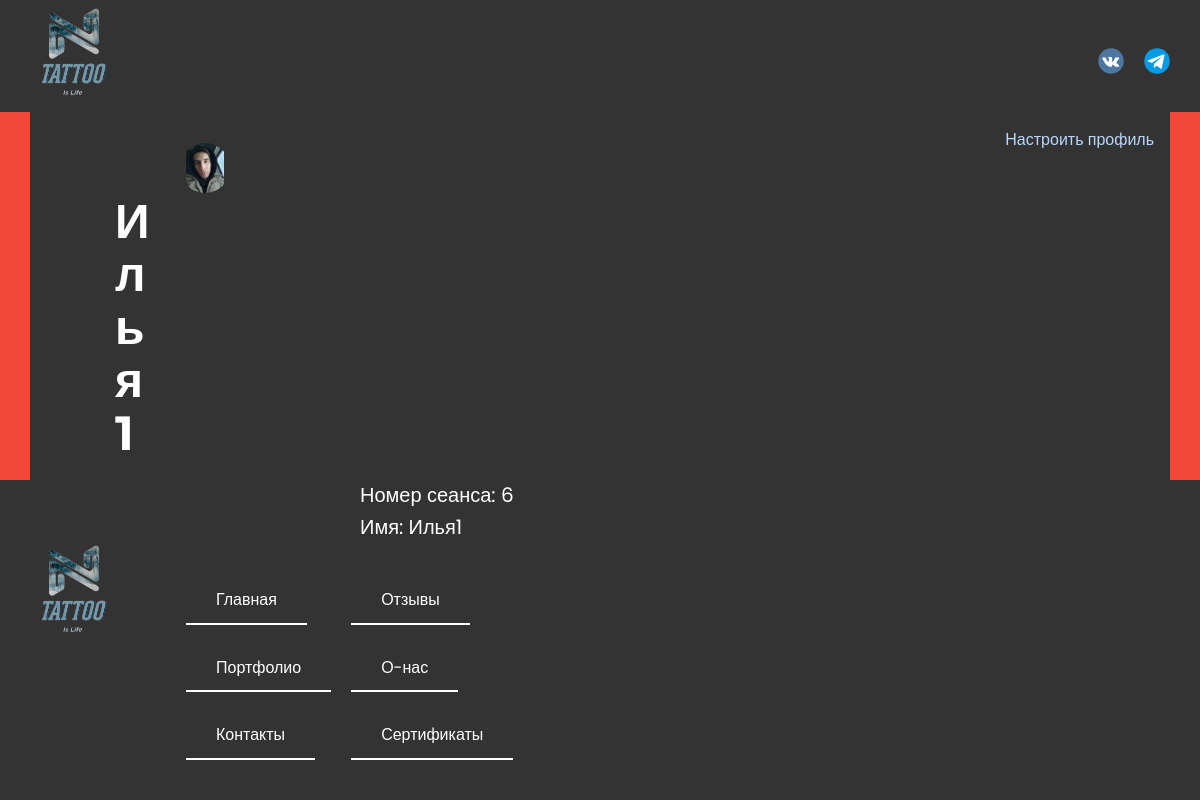
Screenshot of /Site1/page/Office.php (signed in) with the database file from the repository.
### tables this page shows
CREATE TABLE `users` (
  `id` int(11) NOT NULL,
  `img_user` varchar(255) NOT NULL DEFAULT '../images/profile/default.jpg',
  `username` varchar(255) NOT NULL,
  `email` varchar(255) DEFAULT NULL,
  `password` varchar(255) NOT NULL,
  `is_admin` tinyint(1) NOT NULL DEFAULT 0,
  `role` int(11) NOT NULL DEFAULT 1,
  `is_active` tinyint(1) NOT NULL DEFAULT 1,
  `created_at` timestamp NULL DEFAULT current_timestamp()
);

CREATE TABLE `orders` (
  `id_orders` int(11) NOT NULL,
  `id_users` int(11) NOT NULL,
  `date` date NOT NULL,
  `time` time NOT NULL,
  `image` varchar(255) NOT NULL DEFAULT '../images/order/order.jpg'
);

### Site1/php/func.php (called while the page is built, shortened)
<?php
require_once 'config.php';
function getOrders() {
    global $pdo;
    $sql = 'SELECT id_orders, orders.id_users, username, date, time FROM users INNER JOIN orders on users.id = orders.id_users WHERE id = ? ORDER BY time DESC';
    $res = $pdo->prepare($sql);
    $res->execute([$_SESSION['user']['id']]);
    return $res->fetchAll();
}
function getUsers() {
    global $pdo;
    $sql = 'SELECT * FROM users WHERE id = ?';
    $res = $pdo->prepare($sql);
    $res->execute([$_SESSION['user']['id']]);
    return $res->fetchAll();
}

### Site1/page/Office.php (the view, shortened to what this page needs)
<?php
  require_once('../php/func.php');
  $orders = getOrders();
  $users = getUsers();
?>
<!DOCTYPE html>
<html style="font-size: 16px;" lang="ru"><head>
    <link rel="stylesheet" href="../css/nicepage.css" media="screen">
<link rel="stylesheet" href="../css/Office.css" media="screen">
  <meta data-intl-tel-input-cdn-path="intlTelInput/"></head>
  <body data-path-to-root="./" data-include-products="false" class="u-body u-overlap u-overlap-contrast u-overlap-transparent u-xl-mode" data-lang="ru"><header class="u-align-center-sm u-align-center-xs u-clearfix u-header u-sticky u-sticky-0d12" id="sec-bdaf"><div class="u-clearfix u-sheet u-sheet-1">
        <a href="#" class="u-image u-logo u-image-1" data-image-width="1925" data-image-height="2160">
          <img src="../images/f17715ae-4b19-37d7-af5e-aa8bac2a9376.jpg" class="u-logo-image u-logo-image-1">
        </a>
        <div class="u-hidden-xs u-social-icons u-spacing-20 u-social-icons-1">
          <a class="u-social-url" target="_blank" data-type="VK" title="VK" href="https://vk.com/lilpeep1996185"><span class="u-icon u-social-icon u-social-vk u-icon-1"><svg class="u-svg-link" preserveAspectRatio="xMidYMin slice" viewBox="0 0 112 112" style=""><use xlink:href="#svg-27f3"></use></svg></span>
          </a>
          <a class="u-social-url" target="_blank" data-type="Telegram" title="Telegram" href="https://t.me/tatoo250"><span class="u-icon u-social-icon u-social-telegram u-icon-2"><svg class="u-svg-link" preserveAspectRatio="xMidYMin slice" viewBox="0 0 112 112" style=""><use xlink:href="#svg-8fd4"></use></svg></span>
          </a>
        </div>
      </div></header>
    <section class="u-clearfix u-grey-80 u-section-1 flex" id="carousel_8730">
      <div class="u-align-center u-container-style u-expanded-width u-group u-shape-rectangle u-group-1">
        <div class="u-container-layout u-container-layout-1">
          <div class="custom-expanded u-custom-color-1 u-shape u-shape-rectangle u-shape-1"></div>
          <div class="custom-expanded u-custom-color-1 u-shape u-shape-rectangle u-shape-2"></div>
          <a class="u-text u-text-default u-text-1 open-setting" href="#">Настроить профиль </a>
          <?php foreach($users as $user): ?>
          <h2 class="u-text u-text-2"><img class="circle u-image u-image-contain u-image-default u-preserve-proportions u-image-1" src="<?= $user['img_user'] ?>" alt="" data-image-width="50" data-image-height="50"><?=$user['username']?></h2>
          <?php endforeach; ?>
          <div class="orders">
            <?php foreach($orders as $order): ?>
            <p class="orders_text" style="margin-top: 20px; margin-bottom: 0px">Номер сеанса: <?=$order['id_orders']?></p>
            <p class="orders_text" style="margin: 0;">Имя: <?=$order['username']?></p>
            <p class="orders_text" style="margin: 0;">Время: <?=$order['date']?> <?=$order['time'] ?></p>
            <form action="" method="POST">
            </form>
            <?php endforeach; ?>
          </div>
        </div>
      </div>
    </section>
    <footer class="u-align-center-md u-align-center-sm u-align-center-xs u-clearfix u-footer u-grey-80" id="sec-1fad"><div class="u-clearfix u-sheet u-sheet-1">
      <div class="menu">
        <a href="../index.php" class="u-image u-logo u-image-1" style="margin: 0 50px 0 0;" data-image-width="1925" data-image-height="2160">
          <img src="../images/f17715ae-4b19-37d7-af5e-aa8bac2a9376.jpg" class="u-logo-image u-logo-image-1">
        </a>
        <ul class="ul_menu">
          <li class="li_menu"><a href="../index.php" class="u-active-none u-border-2 u-border-no-left u-border-no-right u-border-no-top u-border-white u-btn u-btn-rectangle u-button-style u-hover-none u-none u-btn-1">Главная </a></li>
          <li class="li_menu"><a href="../page/Portfolio.php" class="u-active-none u-border-2 u-border-no-left u-border-no-right u-border-no-top u-border-white u-btn u-btn-rectangle u-button-style u-hover-none u-none u-btn-2">Портфолио </a></li>
          <li class="li_menu"><a href="../page/Contacts.php" class="u-active-none u-border-2 u-border-no-left u-border-no-right u-border-no-top u-border-white u-btn u-btn-rectangle u-button-style u-hover-none u-none u-btn-3">Контакты </a></li>
        </ul>
        <ul>
          <li class="li_menu"><a href="../page/Reviews.php" class="u-active-none u-border-2 u-border-no-left u-border-no-right u-border-no-top u-border-white u-btn u-btn-rectangle u-button-style u-hover-none u-none u-btn-3">Отзывы </a></li>
          <li class="li_menu"><a href="../page/AboutUs.php" class="u-active-none u-border-2 u-border-no-left u-border-no-right u-border-no-top u-border-white u-btn u-btn-rectangle u-button-style u-hover-none u-none u-btn-3">О-нас </a></li>
          <li class="li_menu"><a href="../page/Certificates.php" class="u-active-none u-border-2 u-border-no-left u-border-no-right u-border-no-top u-border-white u-btn u-btn-rectangle u-button-style u-hover-none u-none u-btn-3">Сертификаты </a></li>
        </ul>
      </div>
      </div>
    </footer>
      <?php
        include('../templatess/settings.php');
      ?>
</body></html>

### Site1/css/Office.css (style rules this page uses)
.u-section-1 { background-image: none; min-height: 496px; }
.u-section-1 .u-group-1 { height: auto; min-height: 385px; margin: 111px 0 0; }
.u-section-1 .u-container-layout-1 { padding: 0; }
.u-section-1 .u-shape-1 { width: 30px; height: 368px; background-image: none; margin: 1px auto 0 0; }
.u-section-1 .u-shape-2 { width: 30px; height: 368px; background-image: none; margin: -368px 0 0 auto; }
.u-section-1 .u-text-1 { margin: -353px 46px 0 auto; }
.u-section-1 .u-text-2 { font-size: 3rem; margin: -10px 1132px 0 115px; }
.u-section-1 .u-image-1 { width: 50px; height: 50px; margin: -10px auto 0 65px; }
.orders_text { font-size: 1.25rem; margin-top: 0px; margin-bottom: 0px; }
.orders_text:first-child { margin-top: 10px; }
.orders { display: flex; flex-direction: column; align-items: flex-start; margin-left: 360px; }
.circle { border-radius: 50%; }
html, body { height: 100%; }
body { display: flex; flex-direction: column; }
.flex { flex: 1 1 auto; }
.menu { display: flex; }
.li_menu { list-style-type: none; }

### Site1/css/style.css (style rules this page uses)
* { margin: 0; padding: 0; box-sizing: border-box; font-family: 'Poppins', sans-serif; }
body { min-height: 100vh; width: 100%; background: aqua; }

### rows the page displays
users: img_user (picture), username "Илья1"
orders: id_orders "6", id_users.username "Илья1"
